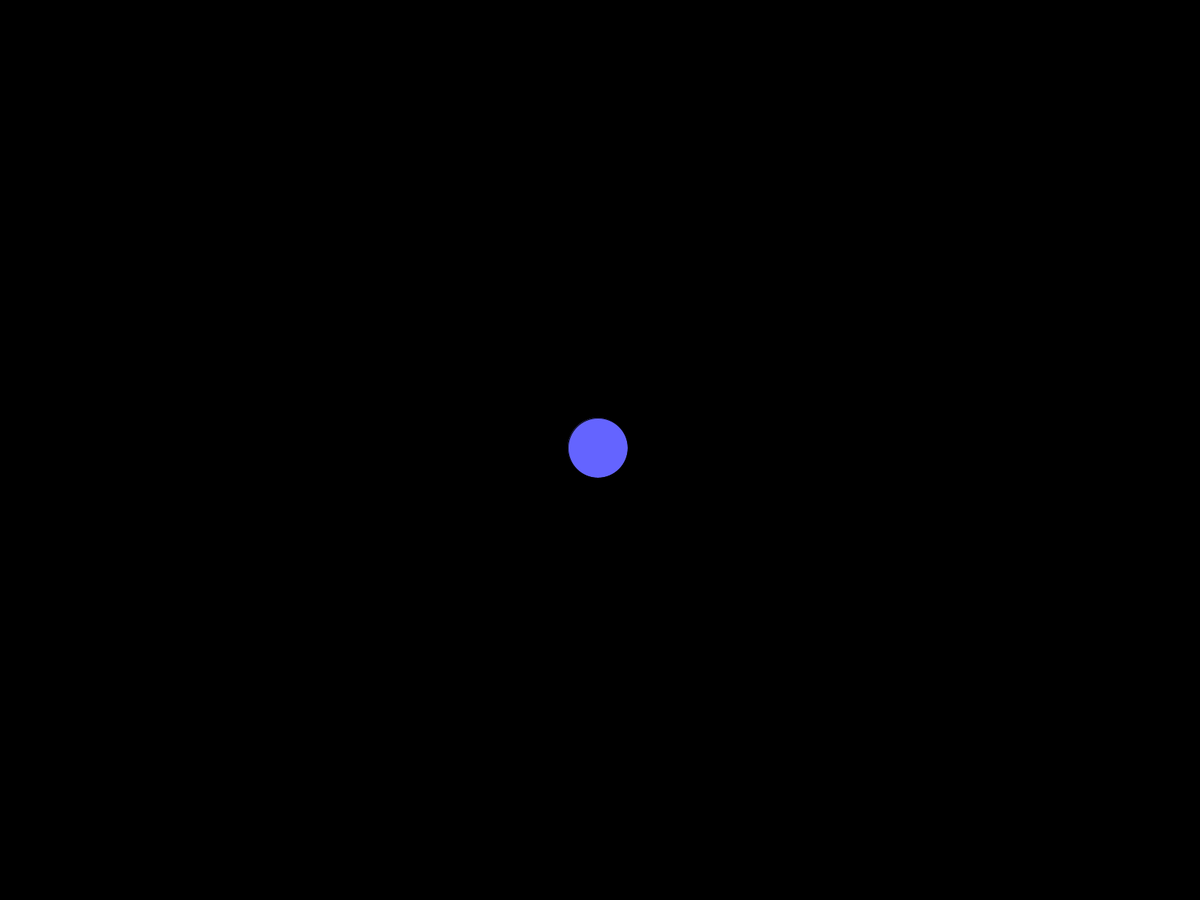
Frame 1 (no input)
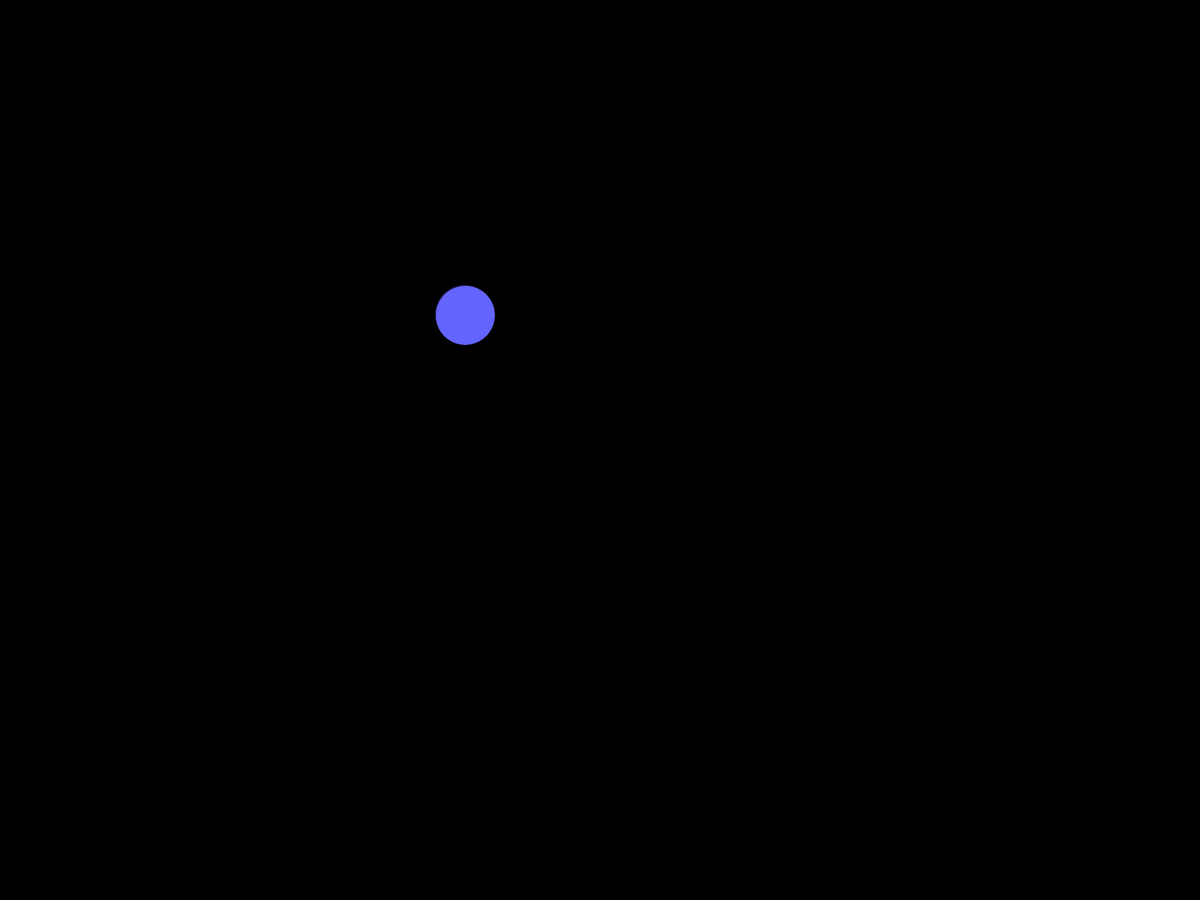
Frame 60 (the mouse pressed at the canvas centre just before this capture)
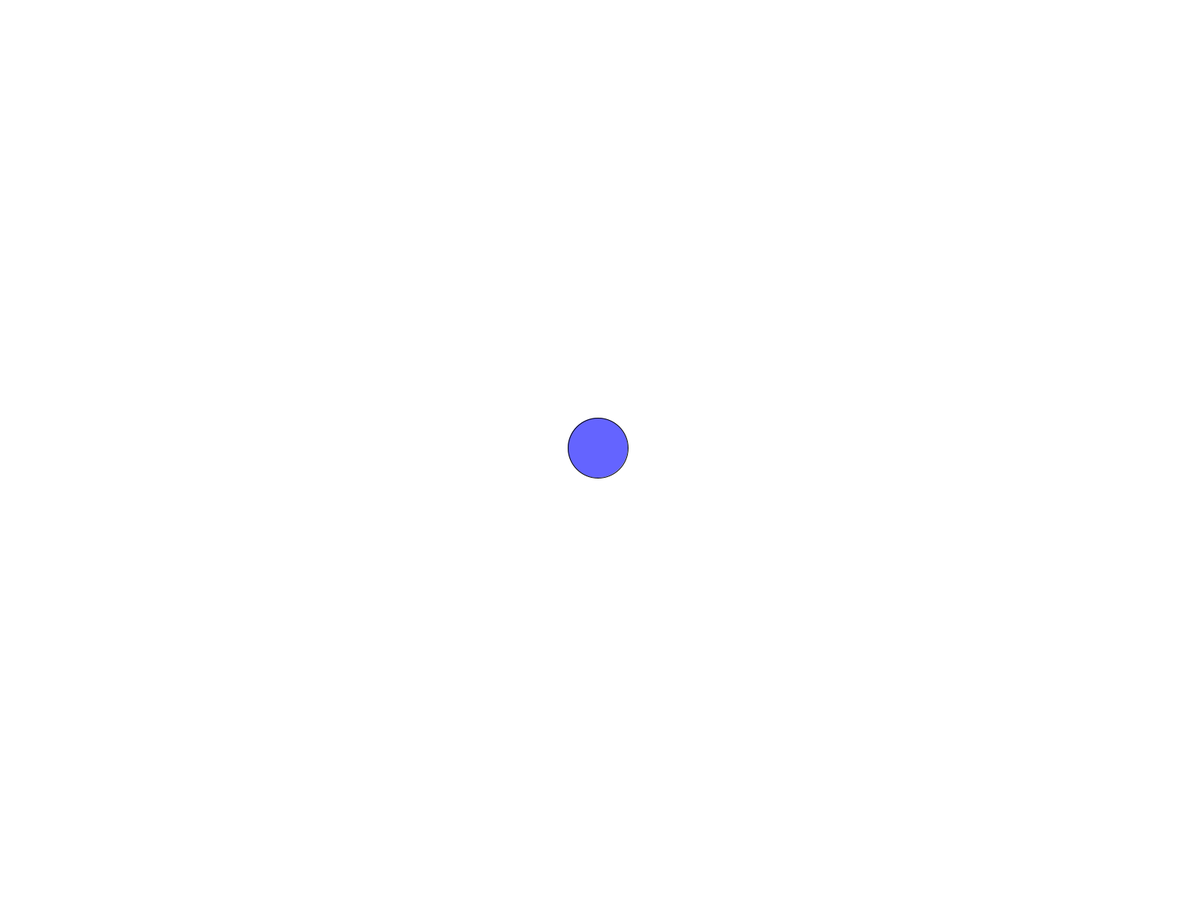
Frame 120 (the mouse held since frame 60 and released just before this capture)

The Processing sketch that drew these frames (run headless with seeded random() and noise(); from frame 60 on, the mouse is pressed at the canvas centre):

// Processing sketch: perseguidor
// ── perseguidor.pde
int x, y;
int raio;
int dx, dy;
int cor;

void setup(){
  fullScreen();
  x=width/2;
  y=height/2;
  raio=width/40;
  fill(100,100,255);
  dx=0;
  dy=0;
}

void mousePressed(){
  cor=255;
}

void mouseReleased(){
  cor=0;
}

void draw(){
  background(cor);
  if(mouseX>x+3) dx=3;
  else if(mouseX<x-3) dx=-3;
  else dx=0;
  
  if(mouseY>y+3) dy=3;
  else if(mouseY<y-3) dy=-3;
  else dy=0;
  
  x+=dx;
  y+=dy;
  
  ellipse(x,y,raio*2,raio*2);
}
